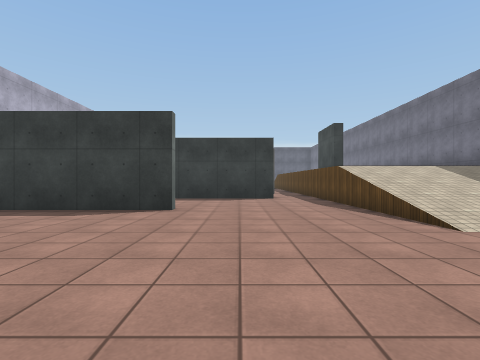
view 1 (above)

18 first-person views from a walk through a Unity game level. The camera is 1.2 m above the floor, looks level and sees 85° across. The floor is counted in squares, 2 m on a side. Each view is taken from the middle of a square. On the plan, view 1 faces up. The plan holds only what a view shows up to about 9 squares ahead; the rest is blank. The place goes on beyond the plan. The player is left out. Some animated figures are not drawn. Surface patterns are stand-ins for the level's own textures.

view 2
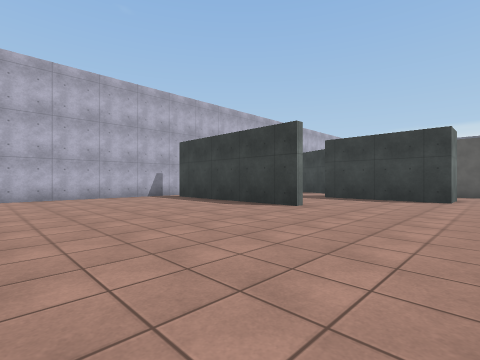

view 3
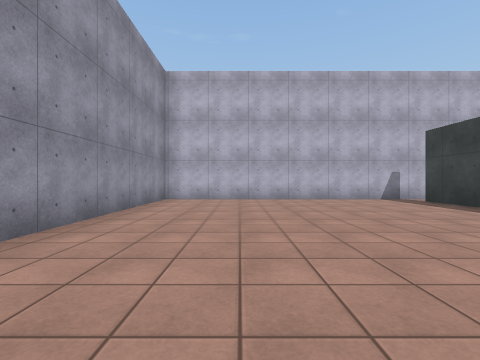

view 4
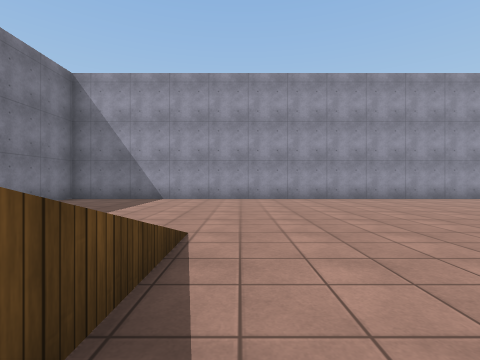

view 5
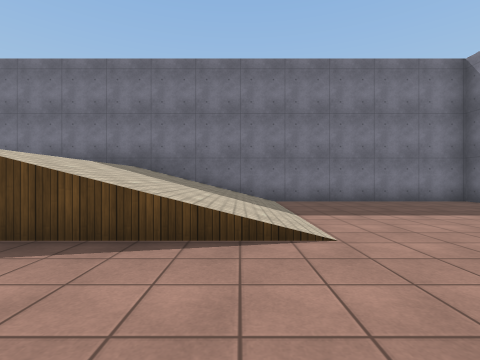

view 6
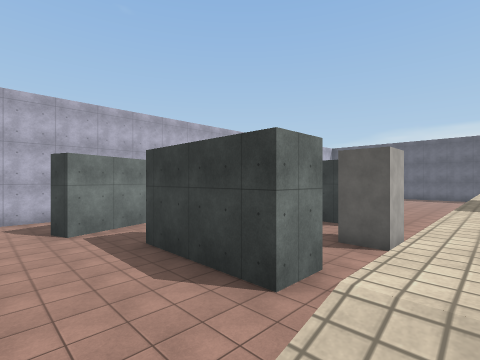

view 7
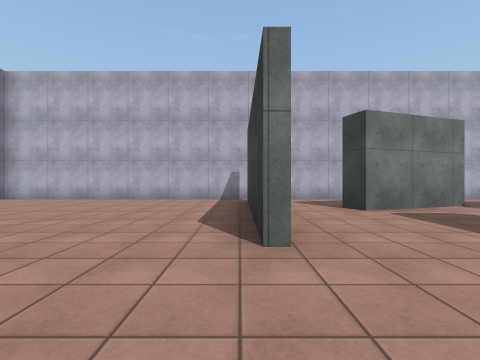

view 8
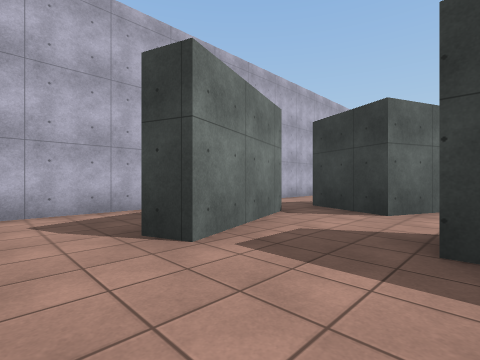

view 9
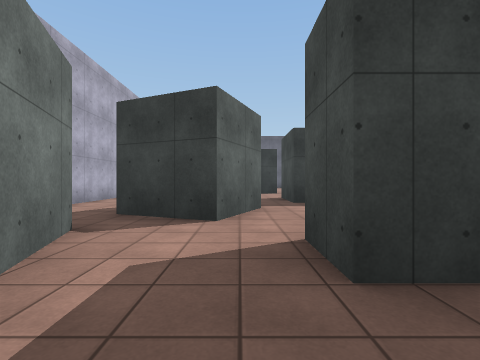

view 10
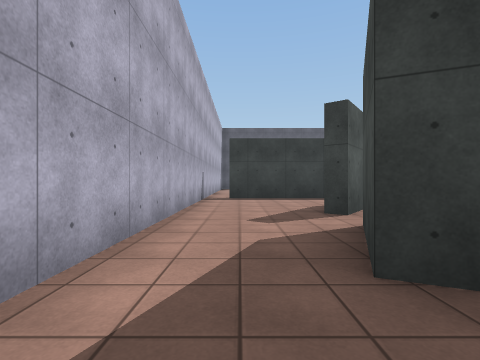

view 11
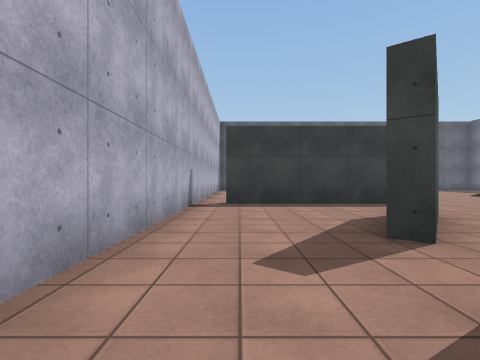

view 12
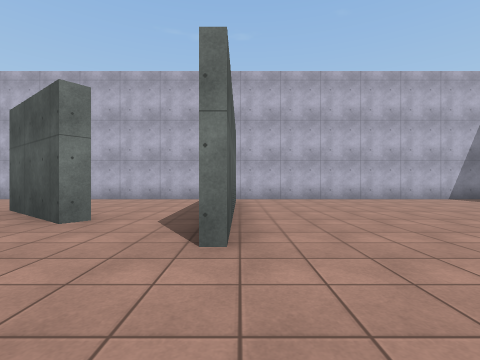

view 13
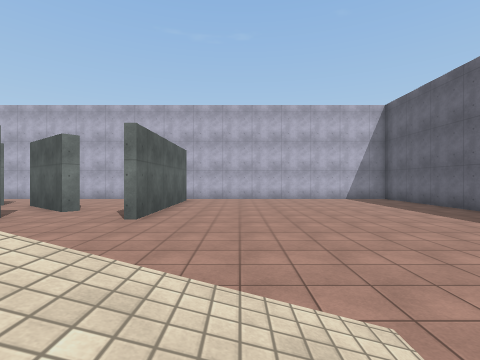

view 14
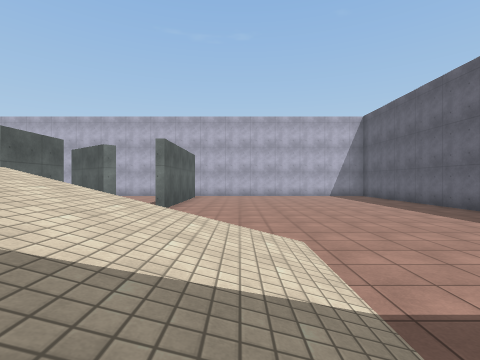

view 15
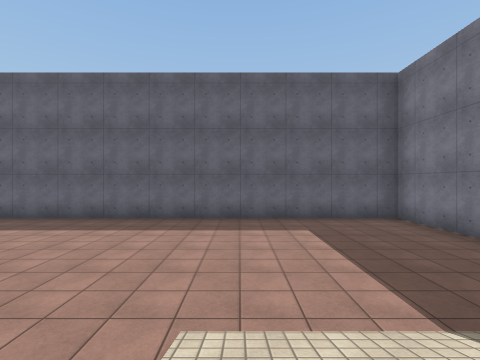

view 16
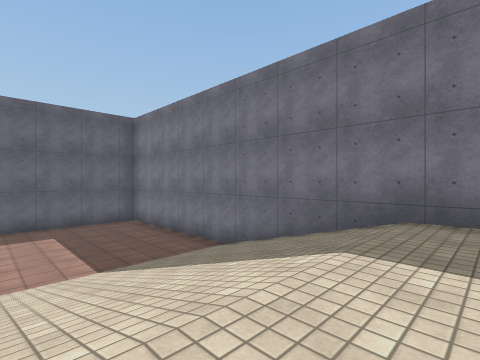

view 17
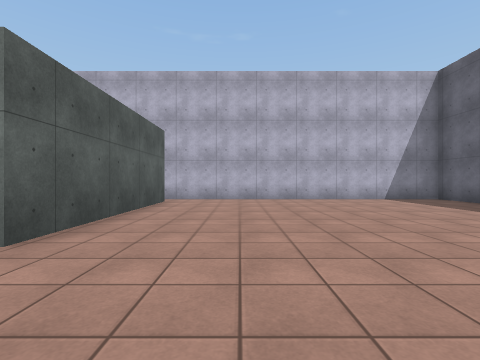

view 18
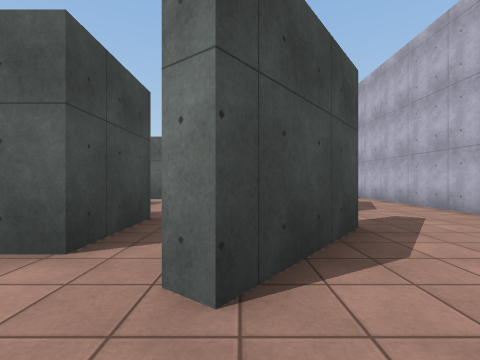

### Floor plan
Key: @ floor where view 1 was taken; # wall or solid block; . main floor; : floor 2 m higher than the main floor; / step, stairs or slope; B block.
Columns run from 8 left of view 1 to 8 right of it. Each row starts with its distance up from view 1.
 28 #################
 27 #...............#
 26 #...............#
 25 #...............#
 24 #...............#
 23 #...............#
 22 #...............#
 21 #........../////#
 20 #........../////#
 19 #.#####... /////#
 18 #........  /////#
 17 #......... :::::#
 16 #...##.# .
 15 #...#..# .
 14 #......# .
 13 #...#.....
 12 #..###...B
 11 #...#.....      #
 10 #..#...... :    #
  9 #  #..####.:    #
  8 #..#.......:    #
  7 #..........:::::#
  6 #........../////#
  5 #.#####..../////#
  4 #........../////#
  3 #...............#
  2 #...............#
  1 #...............#
  0 #.......@.......#
 -1 #...............#
 -2 #...............#
 -3 #################

Where each view was taken, in squares from view 1:
view 1: 0 up, 0 right, facing up
view 2: 0 up, 2 right, facing up-left
view 3: 0 up, 1 right, facing left
view 4: 6 up, 2 right, facing down
view 5: 4 up, 0 right, facing right
view 6: 6 up, 3 right, facing up-left
view 7: 5 up, 1 right, facing left
view 8: 6 up, 2 left, facing up-left
view 9: 7 up, 3 left, facing up
view 10: 10 up, 6 left, facing up
view 11: 12 up, 6 left, facing up
view 12: 19 up, 1 right, facing left
view 13: 21 up, 4 right, facing left
view 14: 21 up, 6 right, facing left
view 15: 20 up, 3 right, facing up
view 16: 17 up, 3 right, facing up-right
view 17: 21 up, 1 right, facing left
view 18: 18 up, 3 left, facing down
